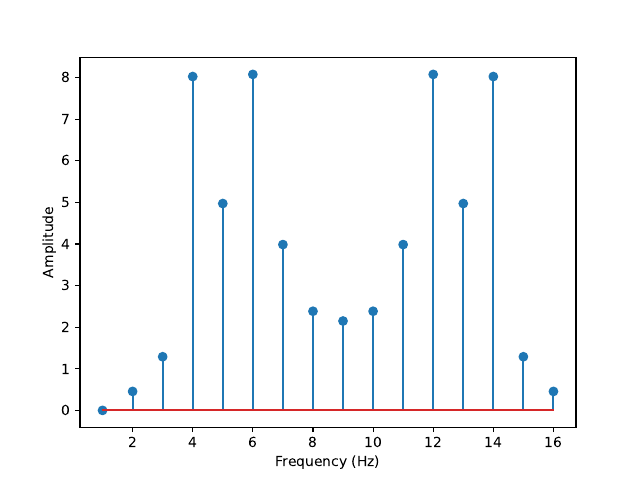

The Python source for this figure:
import numpy as np
import matplotlib.pyplot as plt

time = np.linspace(0, 1, 16)

part1 = np.array([np.sin(6*np.pi*t) for t in time] )
part2 = np.array([np.sin(8*np.pi*t + np.pi/3) for t in time])
part3 = np.array([np.sin(10*np.pi*t - np.pi/3)  for t in time])

signal = part1 + part2 + part3

fourier = np.zeros(dtype=np.complex128, shape=(16, 16))
for i in range(16):
    for j in range(16):
        fourier[i][j] = np.e ** (2* np.pi * 1j * i *j /16)


amplitudes = np.matmul(signal, fourier)
amplitudes = np.abs(amplitudes)

freqs = np.array([i for i in range(1, 17)])
plt.stem(freqs, amplitudes)
plt.xlabel("Frequency (Hz)")
plt.ylabel("Amplitude")
plt.savefig("ex3.pdf")